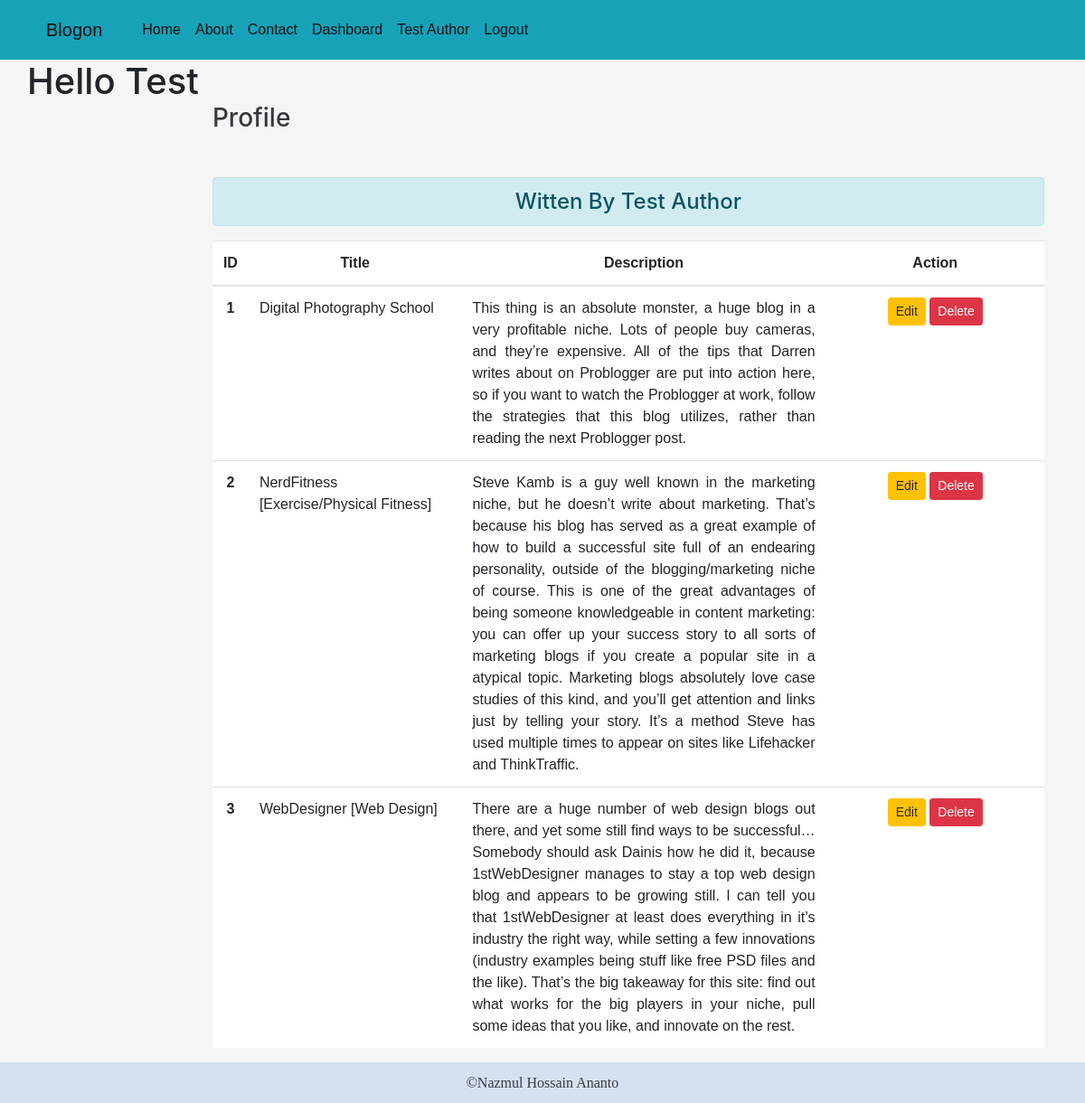
Screenshot of /profile/ (signed in) with the database file from the repository.
### blog/models.py (models this page shows)
class Post(models.Model):
    title = models.CharField(max_length=200)
    desc = models.TextField()
    author = models.ForeignKey(User, on_delete = models.CASCADE)

### blog/views.py (the view)
# urls.py: path('profile/', views.profile, name='profile')
def profile(request):
    if request.user.is_authenticated:
        posts = Post.objects.filter(author_id=request.user.id)
        user = request.user
        full_name = user.get_full_name()
        gps = user.groups.all()
        return render(request, 'blog/profile.html', {'posts': posts, 'full_name': full_name, 'groups': gps})
    else:
        return render(request, '404.html')

### blog/templates/blog/profile.html (shortened to what this page needs)
{% extends "blog/base.html" %} {% load static %} {% block content %}
<h1>Hello {{user.first_name }}</h1>
<div class="col-sm-10">
    <h3 class="text-dark my-5">Profile</h3>
    <h4 class="text-center alert alert-info my-3">Witten By {{full_name}}</h4>
    {% if posts %}
    <table class="table table-hover bg-white">
        <thead>
            <tr class="text-center">
                <th scope="col" style="width: 2%;">ID</th>
                <th scope="col" style="width: 26%;">Title</th>
                <th scope="col" style="width: 45%;">Description</th>
                <th scope="col" style="width: 27%;">Action</th>
            </tr>
        </thead>
        <tbody>
            {% for post in posts %}
            <tr>
                <th scope="row" class="text-center">{{post.id}} </th>
                <td>{{post.title}}</td>
                <td class="text-justify">{{post.desc}}</td>
                <td class="text-center">
                    <form action="{% url 'deletepost' post.id %}" method="post" class="d-inline">
                        <a href="{% url 'updatepost' post.id %} " class="btn btn-warning btn-sm">Edit</a>
                        <input type="submit" value="Delete" class="btn btn-danger btn-sm">
                    </form>
                </td>
            </tr>
            {% endfor %}
        </tbody>
    </table>
    {% else %}
    <h4 class="text-center alert alert-warning">No Records</h4>
    {% endif %}
</div>
{% endblock content %}

### blog/templates/blog/base.html (style rules this page uses)
.body { background-color: whitesmoke; }

### blog/templates/blog/profile.html (style rules this page uses)
.table { font-family: "Poppins", sans-serif; }

### rows the page displays
Post: id "1", title "Digital Photography School", desc "This thing is an absolute monster, a huge blog in a very profitable niche. Lots of people buy cameras, and they’re expensive. All of the tips that Darren writes about on Problogger are put into action here, so if you want to watch the Problogger at work, follow the strategies that this blog utilizes, rather than reading the next Problogger post."
Post: id "2", title "NerdFitness [Exercise/Physical Fitness]", desc "Steve Kamb is a guy well known in the marketing niche, but he doesn’t write about marketing. That’s because his blog has served as a great example of how to build a successful site full of an endearing personality, outside of the blogging/marketing niche of course. This is one of the great advantages of being someone knowledgeable in content marketing: you can offer up your success story to all sorts of marketing blogs if you create a popular site in a atypical topic. Marketing blogs absolutely love case studies of this kind, and you’ll get attention and links just by telling your story. It’s a method Steve has used multiple times to appear on sites like Lifehacker and ThinkTraffic."
Post: id "3", title "WebDesigner [Web Design]", desc "There are a huge number of web design blogs out there, and yet some still find ways to be successful… Somebody should ask Dainis how he did it, because 1stWebDesigner manages to stay a top web design blog and appears to be growing still. I can tell you that 1stWebDesigner at least does everything in it’s industry the right way, while setting a few innovations (industry examples being stuff like free PSD files and the like). That’s the big takeaway for this site: find out what works for the big players in your niche, pull some ideas that you like, and innovate on the rest."

### other values shown
{{ full_name }} "Test Author"
{{ user.first_name }} "Test"
